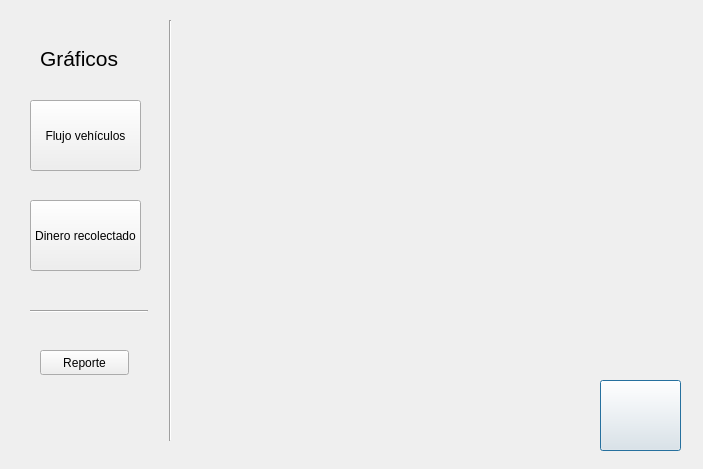
<?xml version="1.0" encoding="UTF-8"?>
<ui version="4.0">
 <class>ventanaReportes</class>
 <widget class="QDialog" name="ventanaReportes">
  <property name="geometry">
   <rect>
    <x>0</x>
    <y>0</y>
    <width>703</width>
    <height>469</height>
   </rect>
  </property>
  <property name="windowTitle">
   <string>Monitoreo y reportes</string>
  </property>
  <widget class="QPushButton" name="pushButton">
   <property name="geometry">
    <rect>
     <x>600</x>
     <y>380</y>
     <width>81</width>
     <height>71</height>
    </rect>
   </property>
   <property name="text">
    <string/>
   </property>
   <property name="icon">
    <iconset>
     <normaloff>:/images/logout.png</normaloff>:/images/logout.png</iconset>
   </property>
   <property name="iconSize">
    <size>
     <width>50</width>
     <height>50</height>
    </size>
   </property>
  </widget>
  <widget class="QLabel" name="label">
   <property name="geometry">
    <rect>
     <x>40</x>
     <y>50</y>
     <width>81</width>
     <height>17</height>
    </rect>
   </property>
   <property name="font">
    <font>
     <pointsize>16</pointsize>
    </font>
   </property>
   <property name="text">
    <string>Gráficos</string>
   </property>
  </widget>
  <widget class="Line" name="line">
   <property name="geometry">
    <rect>
     <x>160</x>
     <y>20</y>
     <width>20</width>
     <height>421</height>
    </rect>
   </property>
   <property name="orientation">
    <enum>Qt::Vertical</enum>
   </property>
  </widget>
  <widget class="QPushButton" name="botonGraficoFlujoVehiculos">
   <property name="geometry">
    <rect>
     <x>30</x>
     <y>100</y>
     <width>111</width>
     <height>71</height>
    </rect>
   </property>
   <property name="text">
    <string>Flujo vehículos</string>
   </property>
  </widget>
  <widget class="QPushButton" name="botonGraficoDineroRecolectado">
   <property name="geometry">
    <rect>
     <x>30</x>
     <y>200</y>
     <width>111</width>
     <height>71</height>
    </rect>
   </property>
   <property name="text">
    <string>Dinero recolectado</string>
   </property>
  </widget>
  <widget class="QPushButton" name="botonReporte">
   <property name="geometry">
    <rect>
     <x>40</x>
     <y>350</y>
     <width>89</width>
     <height>25</height>
    </rect>
   </property>
   <property name="text">
    <string>Reporte</string>
   </property>
  </widget>
  <widget class="Line" name="line_2">
   <property name="geometry">
    <rect>
     <x>30</x>
     <y>310</y>
     <width>118</width>
     <height>3</height>
    </rect>
   </property>
   <property name="orientation">
    <enum>Qt::Horizontal</enum>
   </property>
  </widget>
 </widget>
 <resources/>
 <connections/>
</ui>
